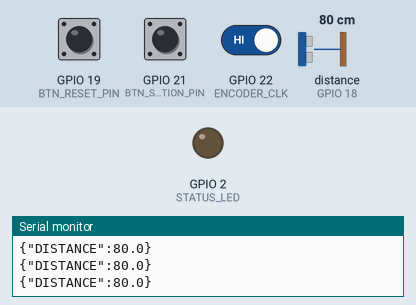
A sketch run on a simulated ESP32. Parts: output pins drawn as LEDs (lit = HIGH), the last lines printed to the serial monitor. Wiring (inferred from the names in the program): ultrasonic range finder: trigger GPIO 5; echo GPIO 18. The test bench sets the inputs (shaded band); at power-on: GPIO 19 (BTN_RESET_PIN) HIGH, GPIO 21 (BTN_SECTION_PIN) HIGH, GPIO 22 (ENCODER_CLK) HIGH, distance to the obstacle (sensor on GPIO 18) 80 cm. The echo pulse lasts 58.3 µs per cm; pins used as bus, display or sensor lines are not drawn.

Above: at 1.4 s.
1.5 s: GPIO 19 (BTN_RESET_PIN) pulled LOW for 1 s
At 1.9 s:
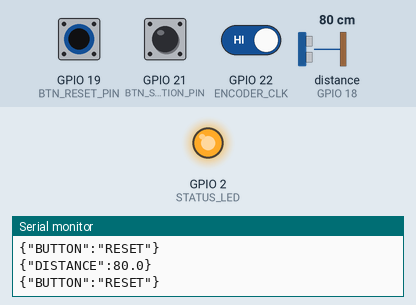
4.0 s: GPIO 21 (BTN_SECTION_PIN) pulled LOW for 3.2 s
At 8.5 s:
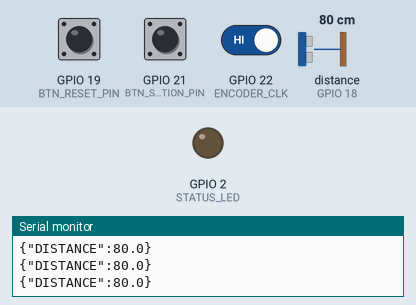
10.4 s: GPIO 19 (BTN_RESET_PIN) pulled LOW for 3.2 s
At 10.8 s:
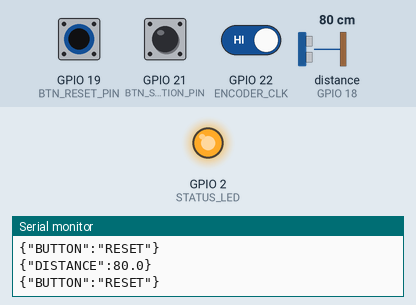
Timing chart, 0 to 15.2 s (numbered marks = the images above; inputs shaded):
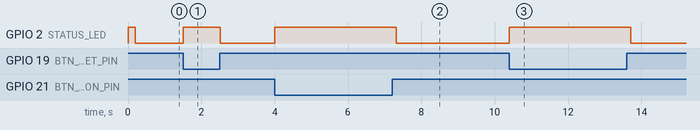

Measured:
- after the input at 1.5 s, GPIO 2 (STATUS_LED): LOW → HIGH at once, → LOW 1.0 s later
- after the input at 4.0 s, GPIO 2 (STATUS_LED): LOW → HIGH at once, → LOW 3.3 s later
- after the input at 10.4 s, GPIO 2 (STATUS_LED): LOW → HIGH at once, → LOW 3.3 s later

The sketch:

esp32_firmware.ino
```cpp
/*
 * HoloMed AI - ESP32 Embedded Hardware Controller Firmware
 * File: hardware/esp32_firmware.ino
 *
 * Hardware Setup:
 * - HC-SR04 Ultrasonic Distance Sensor: TRIG = GPIO 5, ECHO = GPIO 18
 * - Tactile Button 1 (RESET): GPIO 19 (Pull-up)
 * - Tactile Button 2 (SECTION): GPIO 21 (Pull-up)
 * - Rotary Encoder: CLK = GPIO 22, DT = GPIO 23
 * - Status LED: GPIO 2
 *
 * Serial Baud: 115200
 */

#include <Arduino.h>

#define TRIG_PIN 5

#define ECHO_PIN 18
#define BTN_RESET_PIN 19
#define BTN_SECTION_PIN 21
#define ENCODER_CLK 22
#define ENCODER_DT 23
#define STATUS_LED 2

long duration;
float distance_cm;
int lastClkState;
unsigned long lastSensorTime = 0;
const unsigned long sensorInterval = 100; // 10Hz sampling

void setup() {
  Serial.begin(115200);
  pinMode(TRIG_PIN, OUTPUT);
  pinMode(ECHO_PIN, INPUT);
  pinMode(BTN_RESET_PIN, INPUT_PULLUP);
  pinMode(BTN_SECTION_PIN, INPUT_PULLUP);
  pinMode(ENCODER_CLK, INPUT);
  pinMode(ENCODER_DT, INPUT);
  pinMode(STATUS_LED, OUTPUT);

  lastClkState = digitalRead(ENCODER_CLK);
  digitalWrite(STATUS_LED, HIGH);
  delay(200);
  digitalWrite(STATUS_LED, LOW);

  Serial.println("{\"status\":\"ESP32_READY\",\"module\":\"HoloMed_Hardware\"}");
}

float readUltrasonic() {
  digitalWrite(TRIG_PIN, LOW);
  delayMicroseconds(2);
  digitalWrite(TRIG_PIN, HIGH);
  delayMicroseconds(10);
  digitalWrite(TRIG_PIN, LOW);

  duration = pulseIn(ECHO_PIN, HIGH, 25000); // 25ms timeout (~4m max)
  if (duration == 0) return 999.0;
  return (duration * 0.0343) / 2.0;
}

void loop() {
  unsigned long now = millis();

  // 1. Periodic Ultrasonic Distance Reading
  if (now - lastSensorTime >= sensorInterval) {
    lastSensorTime = now;
    distance_cm = readUltrasonic();
    if (distance_cm < 200.0) { // Only report when in range
      Serial.print("{\"DISTANCE\":");
      Serial.print(distance_cm, 1);
      Serial.println("}");
    }
  }

  // 2. Button Debounce & Triggering
  if (digitalRead(BTN_RESET_PIN) == LOW) {
    Serial.println("{\"BUTTON\":\"RESET\"}");
    digitalWrite(STATUS_LED, HIGH);
    delay(250); // Simple debounce
    digitalWrite(STATUS_LED, LOW);
  }

  if (digitalRead(BTN_SECTION_PIN) == LOW) {
    Serial.println("{\"BUTTON\":\"SECTION\"}");
    digitalWrite(STATUS_LED, HIGH);
    delay(250);
    digitalWrite(STATUS_LED, LOW);
  }

  // 3. Rotary Encoder Rotation
  int currentClk = digitalRead(ENCODER_CLK);
  if (currentClk != lastClkState && currentClk == 1) {
    if (digitalRead(ENCODER_DT) != currentClk) {
      Serial.println("{\"ENCODER\":15.0}"); // Clockwise
    } else {
      Serial.println("{\"ENCODER\":-15.0}"); // Counter-Clockwise
    }
  }
  lastClkState = currentClk;
}
```
